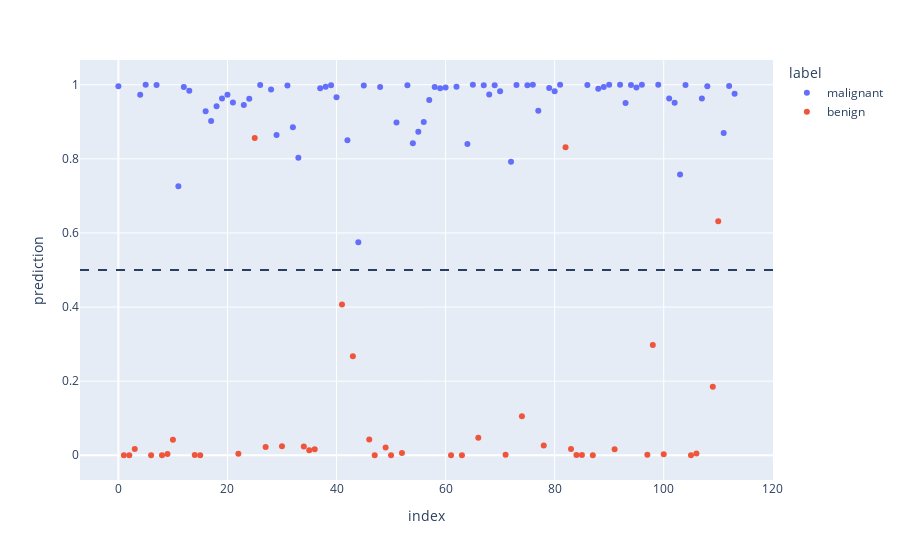

Notebook cell for this chart:
### Code cell
hat_y_test = model_ridge(x_test).detach()
label = y_test.squeeze().type(torch.bool)
label = ['malignant' if tmp else 'benign' for tmp in label]

df_aftertrain = pd.DataFrame({'prediction':hat_y_test.squeeze(),
                            'label':label
                           }
                          )

fig = px.scatter(data_frame=df_aftertrain,
                 y='prediction',
                 color='label',
                 labels={True:'malignant',
                         'benign':False})
fig.add_hline(y=0.5, line_dash='dash')
fig.show()

### Figure 1 — Plotly figure (JSON) as saved in the notebook; plotly's stock layout.template omitted (floating-point values rounded to 4 significant figures)
{"data": [{"hovertemplate": "label=malignant<br>index=%{x}<br>prediction=%{y}<extra></extra>", "legendgroup": "malignant", "marker": {"color": "#636efa", "symbol": "circle"}, "mode": "markers", "name": "malignant", "orientation": "v", "showlegend": true, "type": "scatter", "x": [0, 4, 5, 7, 11, 12, 13, 16, 17, 18, 19, 20, 21, 23, 24, 26, 28, 29, 31, 32, 33, 37, 38, 39, 40, 42, 44, 45, 48, 51, 53, 54, 55, 56, 57, 58, 59, 60, 62, 64, 65, 67, 68, 69, 70, 72, 73, 75, 76, 77, 79, 80, 81, 86, 88, 89, 90, 92, 93, 94, 95, 96, 99, 101, 102, 103, 104, 107, 108, 111, 112, 113], "xaxis": "x", "y": [0.9961, 0.973, 0.9997, 0.9995, 0.7258, 0.994, 0.984, 0.9286, 0.9019, 0.9421, 0.9627, 0.9731, 0.9522, 0.9456, 0.9624, 0.9996, 0.9875, 0.8642, 0.9982, 0.8853, 0.8032, 0.9905, 0.9945, 0.9987, 0.9664, 0.8502, 0.5751, 0.9982, 0.9941, 0.8981, 0.9986, 0.842, 0.8728, 0.8993, 0.9588, 0.994, 0.9903, 0.9926, 0.9943, 0.8399, 0.9998, 0.9986, 0.9738, 0.9987, 0.9825, 0.7921, 0.9995, 0.9987, 0.9998, 0.9295, 0.9911, 0.9825, 1.0, 0.9993, 0.9895, 0.994, 0.9999, 1.0, 0.9506, 0.9996, 0.9923, 0.9998, 0.9997, 0.963, 0.9511, 0.7576, 0.9996, 0.9629, 0.9959, 0.8695, 0.9967, 0.976], "yaxis": "y"}, {"hovertemplate": "label=benign<br>index=%{x}<br>prediction=%{y}<extra></extra>", "legendgroup": "benign", "marker": {"color": "#EF553B", "symbol": "circle"}, "mode": "markers", "name": "benign", "orientation": "v", "showlegend": true, "type": "scatter", "x": [1, 2, 3, 6, 8, 9, 10, 14, 15, 22, 25, 27, 30, 34, 35, 36, 41, 43, 46, 47, 49, 50, 52, 61, 63, 66, 71, 74, 78, 82, 83, 84, 85, 87, 91, 97, 98, 100, 105, 106, 109, 110], "xaxis": "x", "y": [3.522e-05, 0.0001462, 0.0169, 7.267e-07, 1.62e-05, 0.00346, 0.04209, 0.0003875, 7.304e-15, 0.003978, 0.8564, 0.02242, 0.02452, 0.0233, 0.01373, 0.01615, 0.407, 0.2671, 0.04225, 0.0001178, 0.02086, 4.595e-05, 0.006182, 4.453e-07, 7.018e-05, 0.04728, 0.001607, 0.1051, 0.02653, 0.8316, 0.01709, 0.0007703, 0.0005767, 5.522e-05, 0.01588, 0.001044, 0.2978, 0.002724, 1.15e-08, 0.00506, 0.1848, 0.6313], "yaxis": "y"}], "layout": {"legend": {"title": {"text": "label"}, "tracegroupgap": 0}, "margin": {"t": 60}, "shapes": [{"line": {"dash": "dash"}, "type": "line", "x0": 0, "x1": 1, "xref": "x domain", "y0": 0.5, "y1": 0.5, "yref": "y"}], "xaxis": {"anchor": "y", "domain": [0, 1], "title": {"text": "index"}}, "yaxis": {"anchor": "x", "domain": [0, 1], "title": {"text": "prediction"}}}}
